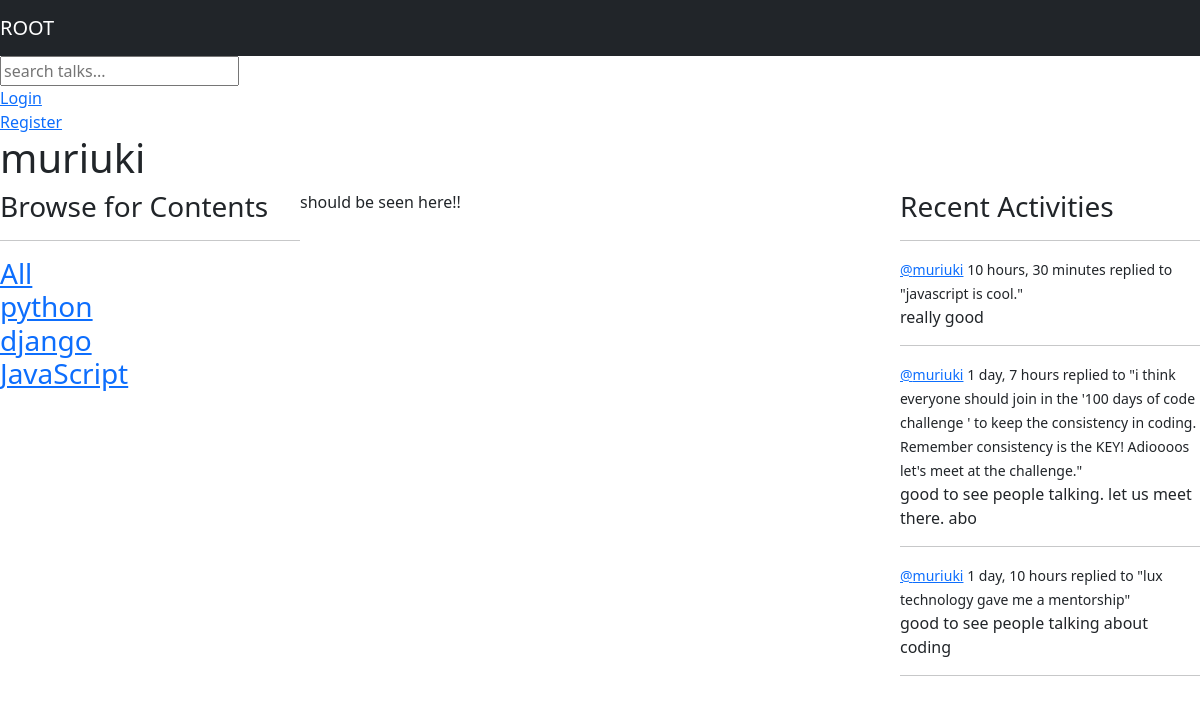
The app's page /profile/1 with its own data.
### base/models.py (models this page shows, shortened)
class Topic(models.Model):
    name=models.CharField(max_length=200)

class  Blog(models.Model):
    user=models.ForeignKey(User,on_delete=models.CASCADE)
    discuss=models.ForeignKey(Discussion,on_delete=models.CASCADE)
    body=models.TextField()
    timeUpdated=models.DateTimeField(auto_now=True)
    timeCreated=models.DateTimeField(auto_now_add=True)
    class Meta:
        ordering=['-timeCreated','-timeUpdated']
    def __str__(self):
        return self.body[0:50]

class Discussion(models.Model):
    name=models.CharField(max_length=200)
    host=models.ForeignKey(User,on_delete=models.SET_NULL,null=True)
    topic=models.ForeignKey(Topic,on_delete=models.SET_NULL,null=True)
    description=models.TextField(null=True,blank=True)
    participants=models.ManyToManyField(User,related_name='participants',blank=True)
    timeUpdated=models.DateTimeField(auto_now=True)
    timeCreated=models.DateTimeField(auto_now_add=True)
    class Meta:
        ordering=['-timeCreated','-timeUpdated']

### base/views.py (the view)
# urls.py: path('profile/<str:primaryKey>',views.userProfile,name='user-profile'),
def userProfile(request,primaryKey):
    user=User.objects.get(id=primaryKey)
    rooms=user.discussion_set.all()
    topics=Topic.objects.all()
    room_messages=user.blog_set.all()
    context={"user":user,"rooms":rooms,"topics":topics,"room_messages":room_messages}
    return render(request,'base/profile.html',context)

### base/templates/base/profile.html (shortened to what this page needs)
{% extends 'main.html'%}
{% block content%}
<h1>{{user.username}}</h1>
<div class="profile_details">
    <div>
        {% include 'base/topics_components.html' %}
    </div>
    <div>
        <p>
            should be seen here!!
        </p>
    </div>
    <div>
        {% include 'base/activity_component.html' %}
    </div>
</div>
{%endblock content%}

### base/templates/base/topics_components.html
<h3>
    Browse for Contents
<h3/><hr>
<div>
    <a href="{% url 'home'%}">All</a>
</div>
{%for topic in topics%}
<div>
    <a href="{% url 'home'%}?q ={{topic.name}}">{{topic.name}}</a>
</div>
{% endfor %}

### base/templates/base/activity_component.html (shortened to what this page needs)
    <h3>Recent Activities</h3><hr>
        {% for message in room_messages%}
        <div class="">
            <small> <a href="{% url 'user-profile' message.id%}">
                @{{message.user}}</a> {{message.timeCreated|timesince}}
            </small>
            <small>
               replied to  "{{message.discuss.description}}"
            </small>
            <p>{{message}}</p>
            <hr>
        </div>
        {%endfor%}

### base/static/styles/main.css (style rules this page uses)
body { background-color: aliceblue; padding: 0%; margin: 0%; }

### base/templates/base/profile.html (style rules this page uses)
.profile_details { display: grid; grid-template-columns: 1fr 2fr 1fr; }

### records on screen
Topic: name "python"
Topic: name "django"
Topic: name "JavaScript"
Blog: user "muriuki", timeCreated "10 hours, 30 minutes", discuss.description "javascript is cool.", body "really good"
Blog: user "muriuki", timeCreated "1 day, 7 hours", discuss.description "i think everyone should join in the '100 days of code challenge ' to keep the consistency in coding. Remember consistency is the KEY! Adioooos let's meet at the challenge.", body "good to see people talking. let us meet there. abo"
Blog: user "muriuki", timeCreated "1 day, 10 hours", discuss.description "lux technology gave me a mentorship", body "good to see people talking about coding"

### other values on screen
{{ user.username }} "muriuki"
